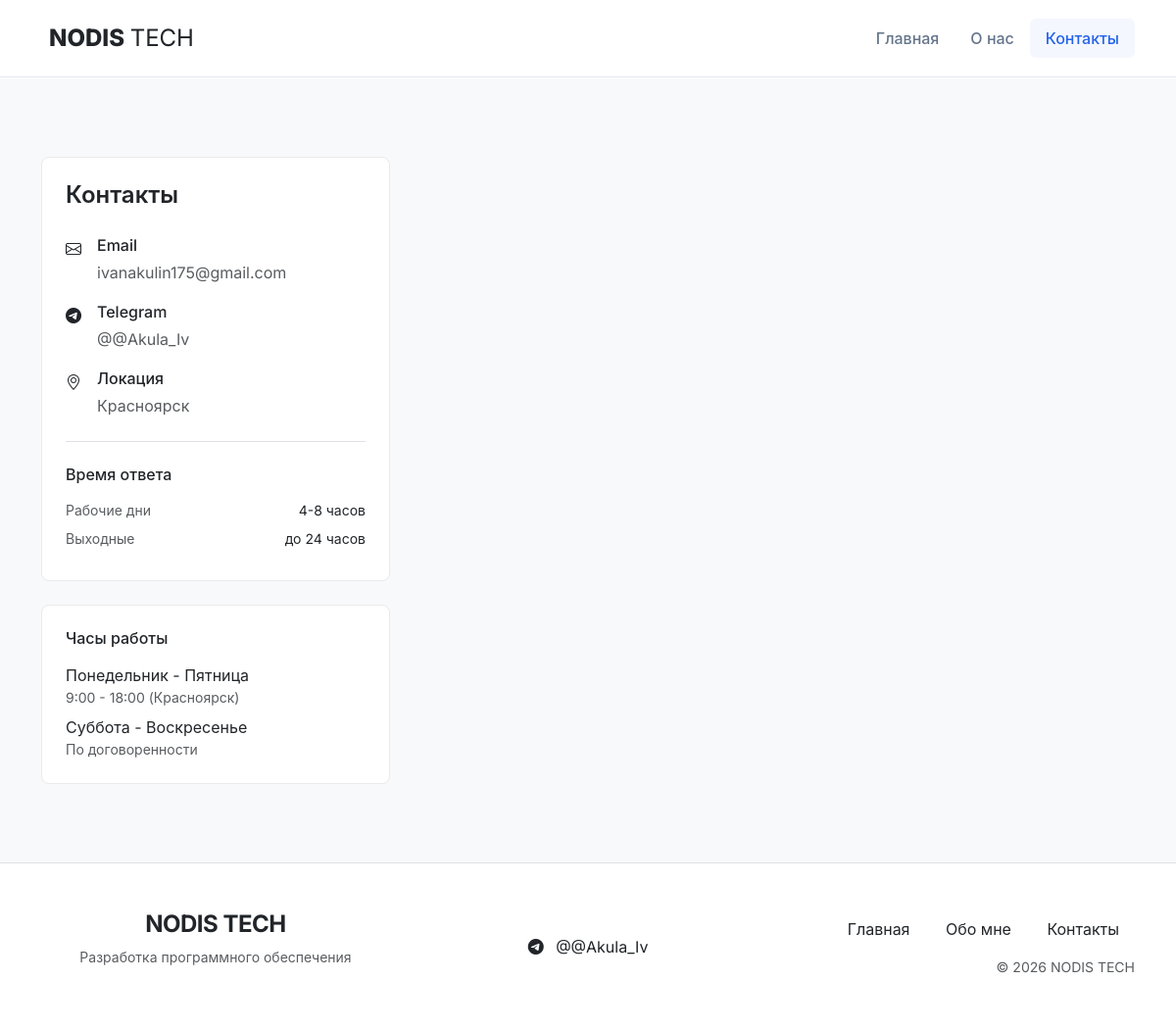
The app's page /contact/, older data.
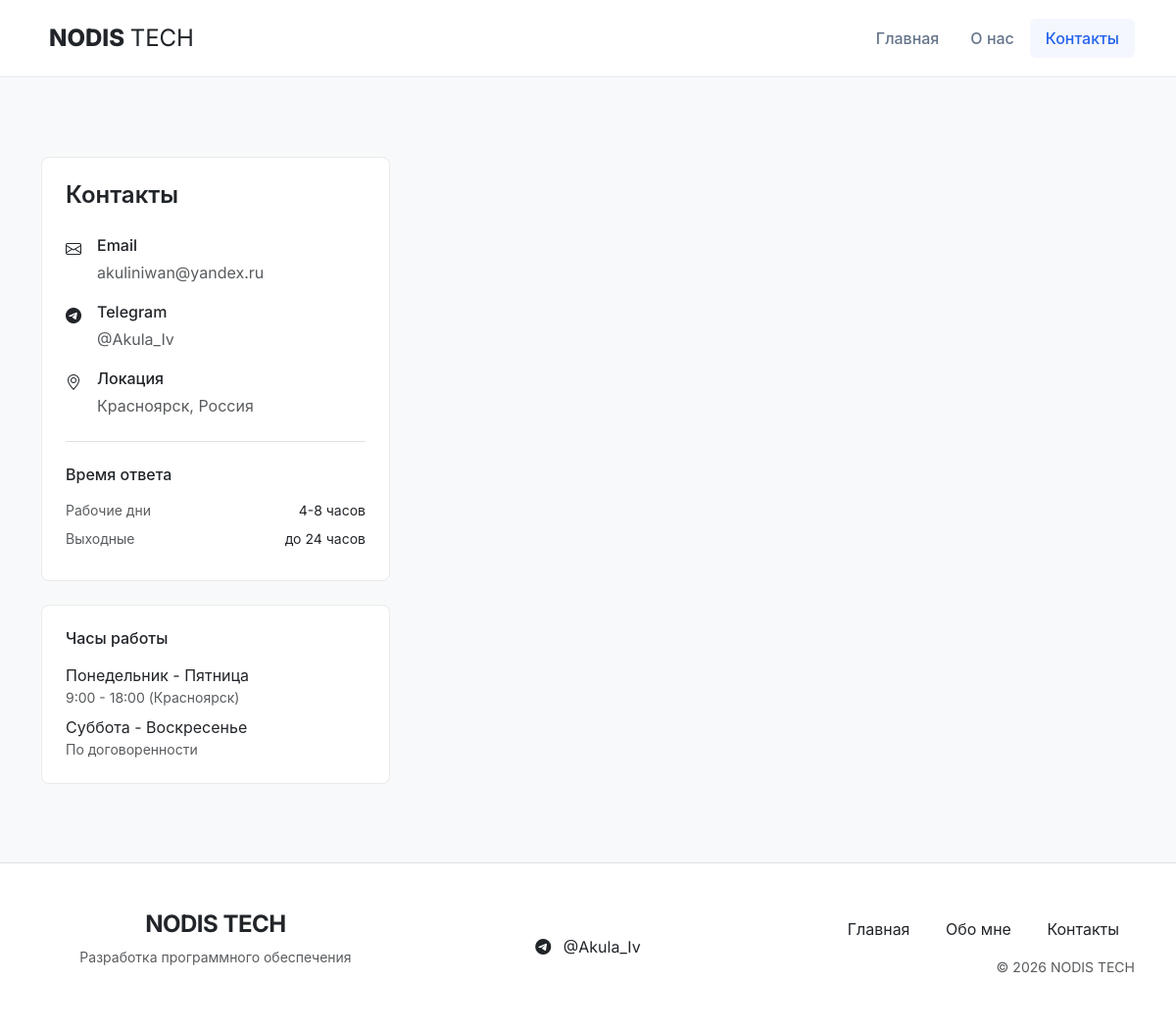
The same page, newer data.
### core/models.py (models this page shows, shortened)
class PersonalInfo(models.Model):
    name = models.CharField(max_length=100, verbose_name='Имя')
    title = models.CharField(max_length=200, verbose_name='Должность/Специализация')
    about = models.TextField(verbose_name='О себе')
    email = models.EmailField(verbose_name='Email')
    phone = models.CharField(max_length=20, blank=True, verbose_name='Телефон')
    location = models.CharField(max_length=100, blank=True, verbose_name='Местоположение')
    linkedin = models.URLField(blank=True, verbose_name='LinkedIn')
    github = models.URLField(blank=True, verbose_name='GitHub')
    telegram = models.CharField(max_length=100, blank=True, verbose_name='Telegram')
    class Meta:
        verbose_name = 'Персональная информация'
        verbose_name_plural = 'Персональная информация'

### core/views.py (the view, shortened to what this page needs)
# urls.py: path('contact/', views.ContactView.as_view(), name='contact'),
class ContactView(FormView):
    template_name = 'core/contact.html'
    success_url = reverse_lazy('contact')
    def get_context_data(self, **kwargs):
        context = super().get_context_data(**kwargs)
        context['personal_info'] = PersonalInfo.objects.first()
        return context
    def get_form(self):
        from django import forms
        class ContactForm(forms.Form):
            name = forms.CharField(
                label='Ваше имя',
                max_length=100,
                widget=forms.TextInput(attrs={
                    'class': 'form-control',
                    'placeholder': 'Иван Иванов'
                })
            )
            email = forms.EmailField(
                label='Email',
                widget=forms.EmailInput(attrs={
                    'class': 'form-control',
                    'placeholder': 'example@domain.com'
                })
            )
            subject = forms.CharField(
                label='Тема сообщения',
                max_length=200,
                widget=forms.TextInput(attrs={
                    'class': 'form-control',
                    'placeholder': 'Например: Разработка API для моего проекта'
                })
            )
            project_type = forms.ChoiceField(
                label='Тип проекта',
                choices=[
                    ('', 'Выберите тип проекта'),
                    ('web', 'Веб-разработка'),
                    ('api', 'API разработка'),
                    ('microservices', 'Микросервисная архитектура'),
                    ('database', 'Базы данных'),
                    ('devops', 'DevOps'),
                    ('consultation', 'Консультация'),
                    ('other', 'Другое'),
                ],
                required=False,
                widget=forms.Select(attrs={'class': 'form-select'})
            )
            budget = forms.ChoiceField(
                label='Бюджет проекта',
                choices=[
                    ('', 'Выберите бюджет'),
                    ('small', 'До 50,000 руб.'),
                    ('medium', '50,000 - 200,000 руб.'),
                    ('large', '200,000 - 500,000 руб.'),
                    ('enterprise', 'Свыше 500,000 руб.'),
                    ('discuss', 'Требует обсуждения'),
                ],
                required=False,
                widget=forms.Select(attrs={'class': 'form-select'})
            )
            message = forms.CharField(
                label='Сообщение',
                widget=forms.Textarea(attrs={
                    'class': 'form-control',
                    'rows': 6,
                    'placeholder': 'Опишите ваш проект, задачи, требования и цели...'
                })
            )
            privacy = forms.BooleanField(
                label='Я соглашаюсь с обработкой персональных данных',
                widget=forms.CheckboxInput(attrs={'class': 'form-check-input'})
            )
        return ContactForm(**self.get_form_kwargs())

### core/templates/core/contact.html (shortened to what this page needs)
{% extends 'base.html' %}
{% block content %}
<div class="section-py bg-light">
    <div class="container">
        <div class="row">
            <div class="col-lg-4 mb-5 mb-lg-0">
                <div class="bg-white rounded-3 border p-4">
                    <h3 class="mb-4 text-dark">Контакты</h3>
                    {% if personal_info %}
                    <div class="mb-4">
                        {% if personal_info.email %}
                        <div class="d-flex align-items-start mb-3">
                            <i class="bi bi-envelope text-dark me-3 mt-1"></i>
                            <div>
                                <div class="fw-medium text-dark mb-1">Email</div>
                                <a href="mailto:{{ personal_info.email }}" class="text-decoration-none text-muted">
                                    {{ personal_info.email }}
                                </a>
                            </div>
                        </div>
                        {% endif %}
                        {% if personal_info.telegram %}
                        <div class="d-flex align-items-start mb-3">
                            <i class="bi bi-telegram text-dark me-3 mt-1"></i>
                            <div>
                                <div class="fw-medium text-dark mb-1">Telegram</div>
                                <a href="https://t.me/{{ personal_info.telegram }}" target="_blank" class="text-decoration-none text-muted">
                                    @{{ personal_info.telegram }}
                                </a>
                            </div>
                        </div>
                        {% endif %}
                        {% if personal_info.location %}
                        <div class="d-flex align-items-start">
                            <i class="bi bi-geo-alt text-dark me-3 mt-1"></i>
                            <div>
                                <div class="fw-medium text-dark mb-1">Локация</div>
                                <div class="text-muted">{{ personal_info.location }}</div>
                            </div>
                        </div>
                        {% endif %}
                    </div>
                    {% endif %}
                    <div class="border-top pt-4">
                        <h6 class="mb-3 text-dark">Время ответа</h6>
                        <div class="d-flex justify-content-between align-items-center mb-2">
                            <div class="text-muted small">Рабочие дни</div>
                            <div class="text-dark small">4-8 часов</div>
                        </div>
                        <div class="d-flex justify-content-between align-items-center mb-2">
                            <div class="text-muted small">Выходные</div>
                            <div class="text-dark small">до 24 часов</div>
                        </div>
                    </div>
                </div>
                <div class="bg-white rounded-3 border p-4 mt-4">
                    <h6 class="mb-3 text-dark">Часы работы</h6>
                    <div class="mb-2">
                        <div class="text-dark">Понедельник - Пятница</div>
                        <div class="text-muted small">9:00 - 18:00 (Красноярск)</div>
                    </div>
                    <div>
                        <div class="text-dark">Суббота - Воскресенье</div>
                        <div class="text-muted small">По договоренности</div>
                    </div>
                </div>
            </div>
        </div>
    </div>
</div>
{% endblock %}

### templates/base.html (shortened to what this page needs)
<!DOCTYPE html>
<html lang="ru">
<head>
    <link href="https://cdn.jsdelivr.net/npm/bootstrap@5.3.2/dist/css/bootstrap.min.css" rel="stylesheet">
    <link rel="stylesheet" href="https://cdn.jsdelivr.net/npm/bootstrap-icons@1.11.1/font/bootstrap-icons.css">
</head>
<body>
    {% include 'includes/navigation.html' %}
    <main>
        {% block content %}{% endblock %}
    </main>
    {% include 'includes/footer.html' %}
</body>
</html>

### templates/includes/navigation.html (shortened to what this page needs)
<nav class="navbar navbar-expand-lg navbar-taiga fixed-top">
    <div class="container">
        <a class="navbar-brand d-flex align-items-center" href="{% url 'home' %}">
            <span class="text-dark fw-bold">
    <span style="font-weight: 800;">NODIS</span>
    <span style="font-weight: 400;">TECH</span>
</span>
</a>
        <div class="collapse navbar-collapse" id="navbarNav">
            <ul class="navbar-nav ms-auto">
                <li class="nav-item">
                    <a class="nav-link nav-link-taiga {% if request.path == '/' %}active{% endif %}"
                       href="{% url 'home' %}">
                        Главная
                    </a>
                </li>
                <li class="nav-item">
                    <a class="nav-link nav-link-taiga {% if 'about' in request.path %}active{% endif %}"
                       href="{% url 'about' %}">
                        О нас
                    </a>
                </li>
                <li class="nav-item">
                    <a class="nav-link nav-link-taiga {% if 'contact' in request.path %}active{% endif %}"
                       href="{% url 'contact' %}">
                        Контакты
                    </a>
                </li>
            </ul>
        </div>
    </div>
</nav>
<div style="height: 80px;"></div>

### templates/includes/footer.html (shortened to what this page needs)
<footer class="bg-white border-top py-5">
    <div class="container">
        <div class="row align-items-center">
            <div class="col-lg-4 mb-4 mb-lg-0">
                <div class="text-center mb-3">
                    <h5 class="mb-2 text-dark" style="font-family: 'Inter', -apple-system, sans-serif; font-weight: 700; letter-spacing: -0.5px; font-size: 1.5rem;">
                        NODIS TECH
                    </h5>
                    <p class="text-muted small mb-0">
                        Разработка программного обеспечения
                    </p>
                </div>
            </div>
            <div class="col-lg-4 mb-4 mb-lg-0">
                <div class="text-center">
                    {% if personal_info.telegram %}
                    <div>
                        <a href="https://t.me/{{ personal_info.telegram }}" target="_blank"
                           class="text-decoration-none text-dark">
                            <i class="bi bi-telegram me-2"></i>
                            @{{ personal_info.telegram }}
                        </a>
                    </div>
                    {% endif %}
                </div>
            </div>
            <div class="col-lg-4">
                <div class="text-center text-lg-end">
                    <div class="mb-3">
                        <a href="{% url 'home' %}" class="text-decoration-none text-dark mx-3">Главная</a>
                        <a href="{% url 'about' %}" class="text-decoration-none text-dark mx-3">Обо мне</a>
                        <a href="{% url 'contact' %}" class="text-decoration-none text-dark mx-3">Контакты</a>
                    </div>
                    <div class="text-muted small">
                        &copy; {% now "Y" %} NODIS TECH
                    </div>
                </div>
            </div>
        </div>
    </div>
</footer>

### templates/base.html (style rules this page uses)
:root { --color-primary: #2563eb; --color-primary-dark: #1d4ed8; --color-secondary: #64748b; --color-light: #f8fafc; --color-white: #ffffff; --color-border: #e2e8f0; --color-text: #1e293b; --color-text-light: #64748b; --spacing-xs: 0.5rem; --spacing-sm: 1rem; --spacing-md: 1.5rem; --spacing-lg: 2rem; --spacing-xl: 3rem; }
* { box-sizing: border-box; margin: 0; padding: 0; }
html { font-size: 16px; }
body { font-family: 'Inter', -apple-system, BlinkMacSystemFont, sans-serif; line-height: 1.5; color: var(--color-text); background-color: var(--color-white); min-height: 100vh; display: flex; flex-direction: column; }
main { flex: 1; }
h1, h2, h3 { font-weight: 600; line-height: 1.2; margin-bottom: var(--spacing-sm); }
h3 { font-size: clamp(1.25rem, 2vw, 1.5rem); }
p { font-size: 1rem; margin-bottom: var(--spacing-sm); color: var(--color-text-light); }
.navbar { background: var(--color-white); border-bottom: 1px solid var(--color-border); padding: var(--spacing-sm) 0; }
.navbar-brand { font-weight: 600; font-size: 1.5rem; color: var(--color-text) !important; }
.nav-link { font-weight: 500; color: var(--color-text-light) !important; padding: 0.5rem 1rem !important; border-radius: 6px; transition: all 0.2s ease; }
.nav-link:hover, .nav-link.active { color: var(--color-primary) !important; background-color: rgba(37, 99, 235, 0.05); }

### core/templates/core/contact.html (style rules this page uses)
.section-py { padding: 5rem 0; }
.border { border-color: #eaeaea !important; }

Row changes from the older to the newer data that the page shows:
changed PersonalInfo: email "ivanakulin175@gmail.com" → "akuliniwan@yandex.ru"; telegram "@Akula_Iv" → "Akula_Iv"; location "Красноярск" → "Красноярск, Россия"
